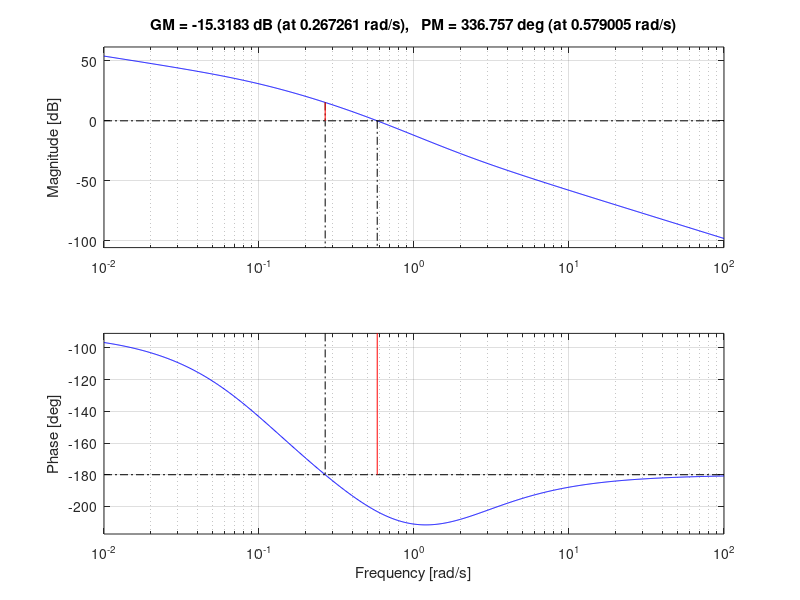

This chart was generated by the following MATLAB code:
% Plot the root loci for the closed-loop systems with
%{
            K(s+0.2)
a)  G(s) = ------------   H(s) = 1
            s^2 (s+2)
%}
num = [1 0.2];
den = conv([1 0 0],[1 2]);
sys = tf(num, den);
rlocus(sys);
%%
%{
                K
b)  G(s) = --------------   H(s) = 1
            s (s^2+4s+8)
%}
num = [1];
den = conv([1 0],[1 4 8]);
sys = tf(num, den);
rlocus(sys)
%% 


%%
%{ 
    Question 2
    Plot the root loci for the closed-loop systems with

               K(s+9)
   G(s) = -----------------  H(s) = 1
           s(s^2 + 4s + 11)

Locate the closed-loop poles on the root loci such that
the dominant closed-loop poles have damping ratio equal to 0.5.
Determine the corresponding value of gain K.

%}
num = [1 9];
den = conv([1 0],[1 4 11]);
sys = tf(num, den);
rlocus(sys)



% line plot 
%% Plot the root loci for the closed-loop systems with
%{
                    k
    G(s) = ------------------- ; H(s) = 1
            s(s+1)(s^2+4s+5)
%}
num = [1];
den = conv([1 0],conv([1 1],[1 4 5]));
sys = tf(num, den)
rlocus(sys)
grid


%% Plot the Bode diagram of the following transfer functions. 
% Obtain Kp, Kv or Ka from the Bode diagram where applicable.

%{
              10
    G(s) = ---------
            s(s+1)
%}


num = [1];
den = conv([1 0],[1 1]);
sys = tf(num, den);
bode(sys)
grid
 margin(sys)

%% Plot the Bode diagram of the following transfer functions. 
% Obtain Kp, Kv or Ka from the Bode diagram where applicable.

%{  
                    s
              1 + ----
                   10
    G(s) = --------------------
                      s
            s ( 1 + ------ )
                     100
%}          
num = [0.1 1];
den = conv([1 0],[0.01 1]);
sys = tf(num, den);
bode(sys)
grid
margin(sys)

%% Plot the Bode diagram of the following transfer functions. 
% Obtain Kp, Kv or Ka from the Bode diagram where applicable.
%{  
                20(s + 1)
    G(s) = --------------------
            s(s+5)(s^2+2s+10)
%}   

num = [20 20];
den = conv([1 5 0],[1 2 10]);
sys = tf(num,den);
w= logspace(-1,2,1000);
bode (sys,w);
grid
margin(sys)
% Gm = Gain margin 
% pm = Phase margin
% wcp = phase cross over freq 
% wcg = gain cross-over freq 
[Gm,pm,wcp,wcg] = margin(sys)

GmdB = 20*log10(Gm);
[GmdB,pm,wcp,wcg]

%% Plot the Bode diagram of the following transfer functions. 
% Obtain Kp, Kv or Ka from the Bode diagram where applicable. 
%{
                  s
            1 + -------
                  10
    G(S) = -------------------
                     s
            s( 1 + ------- )
                     100
%}
num = [0.1 1];
den = [0.01 1 0];
sys = tf(num,den);
bode (sys);
grid
margin(sys)

% Kv= 1 

%% Plot the Bode diagram of the following transfer functions. 
% Obtain Kp, Kv or Ka from the Bode diagram where applicable.
%{
                           s
            (1 + s) (1 + -----)
                           10
c)  G(s) = -----------------------
                  s          s
            (1 + ----)(1 + -----)
                  0.1       100
%}
num = conv([1 1], [0.1 1]);
den = conv([10 1],[0.01 1]);
sys = tf(num,den);
bode (sys);
grid
margin(sys)
% Kp = 1 
%%

%{
            5 (1 + 0.5 s)
d)  G(s) = --------------------
           s(1 + 2s) (1 + 10s)
%}

num = [2.5 5];
den = conv([2 1 0],[10 1]);
sys = tf(num,den);
bode (sys);
grid
margin(sys)

% Kv = 5 